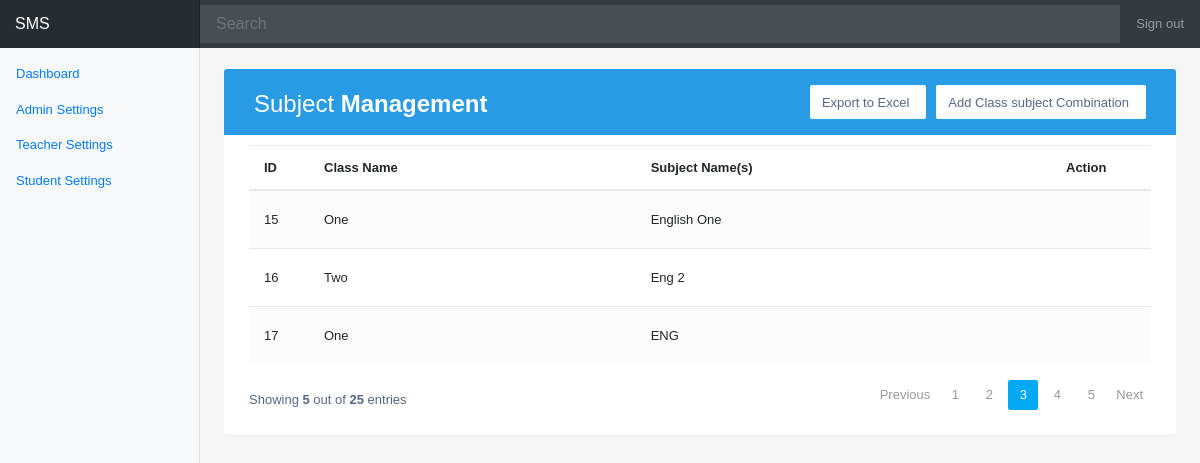
The app's page /subject_view/, older data.
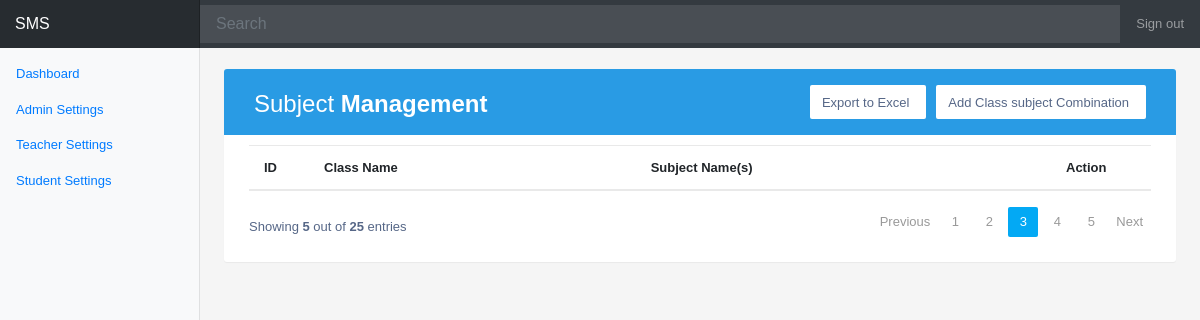
The same page, newer data.
### smsapp/models.py (models this page shows, shortened)
class Subject( models.Model ):
    class_name = models.ForeignKey('Standard', max_length=20, on_delete=models.CASCADE, verbose_name='Class Name' )
    name = models.CharField(max_length=20, verbose_name='Subject Name(s)' )

class Standard(models.Model):  # standard
    names = models.CharField(max_length=255,choices=CLASS_CHOICES)
    class Meta:
        db_table = 'standard'
    def __str__(self):
        return self.names

### smsapp/views.py (the view)
# urls.py: path( 'subject_view/', views.subject_view, name='subject_view' ),
def subject_view(request):
    class_name, lower_class_name = get_class_name( Subject )
    verbose_name = get_verbose_name( Subject )
    field_names = get_class_fields( Subject )
    view_list = Subject.objects.all()
    context = {'view_list': view_list,
               'verbose_names': verbose_name,
               'class_name': class_name,
               'lower_class_name': lower_class_name
               }
    return render( request, 'smsapp/subject_view.html',
                   context )

### smsapp/views.py (called while the page is built)
def get_verbose_name(model_name):
    verbose_name_list = []
    for f in model_name._meta.get_fields():
        if hasattr(f, 'verbose_name' ):
            verbose_name_list.append( f.verbose_name )
    return verbose_name_list

def camel_case_split(CamelCaseStr):
    strlist = re.findall( r'[A-Z](?:[a-z]+|[A-Z]*(?=[A-Z]|$))', CamelCaseStr )
    class_name = ""
    lower_class_name = ""
    for item in strlist:
        class_name += " " + item
        lower_class_name += item.lower() + "_"
    return class_name, lower_class_name

def get_class_name(model_name):
    return camel_case_split( model_name.__name__ )

def get_class_fields(model_name):
    return [f.get_attname() for f in model_name._meta.fields]

### smsapp/templates/smsapp/subject_view.html (shortened to what this page needs)
{% extends 'smsapp/base.html'%}
{% load static %}
{% block stylesheets %}
<link href="{% static 'smsapp/css/our_table.css' %}" rel="stylesheet">
{% endblock %}
{% block main_content %}
<div class="table-wrapper">
    <div class="table-title">
        <div class="row">
            <div class="col-sm-5">
                <h2>Subject   <b>Management</b></h2>
            </div>
            <div class="col-sm-7">
                <a href="/subject_add_edit/" class="btn btn-primary"> <span>Add Class subject Combination</span></a>
                <a href="#" class="btn btn-primary"><span>Export to Excel</ <span></a>
            </div>
        </div>
    </div>
    <table class="table table-striped table-hover">
        <thead>
            <tr>
                {% for verbose_name in verbose_names %}
                <th>{{verbose_name}}</th>
                {% endfor %}
                <th>Action</th>
            </tr>
        </thead>
        <tbody>
        {% for item in view_list %}
            <tr>
                <td>{{ item.id }}</td>
                <td>{{ item.class_name }}</td>
                <td>{{ item.name }}</td>
                <td>
                    <a href="{% url 'smsapp:subject_update' item.id%}" class="edit" title="Edit" data-toggle="tooltip"></a>
                    <a href="{% url 'smsapp:subject_delete' item.id%}" class="delete" title="Delete" data-toggle="tooltip"></a>
                    <a href="#" class="detail" title="Detail" data-toggle="tooltip"></a>
                    <a href="#" class="print" title="print" data-toggle="tooltip"></a>
                </td>
            </tr>
        {% endfor %}
        </tbody>
    </table>
    <div class="clearfix">
        <div class="hint-text">Showing <b>5</b> out of <b>25</b> entries</div>
        <ul class="pagination">
            <li class="page-item disabled"><a href="#">Previous</a></li>
            <li class="page-item"><a href="#" class="page-link">1</a></li>
            <li class="page-item"><a href="#" class="page-link">2</a></li>
            <li class="page-item active"><a href="#" class="page-link">3</a></li>
            <li class="page-item"><a href="#" class="page-link">4</a></li>
            <li class="page-item"><a href="#" class="page-link">5</a></li>
            <li class="page-item"><a href="#" class="page-link">Next</a></li>
        </ul>
    </div>
</div>
{% endblock %}

Row changes from the older to the newer data that the page shows:
removed Subject: id "15", class_name "One", name "English One"
removed Subject: id "16", class_name "Two", name "Eng 2"
removed Subject: id "17", class_name "One", name "ENG"
